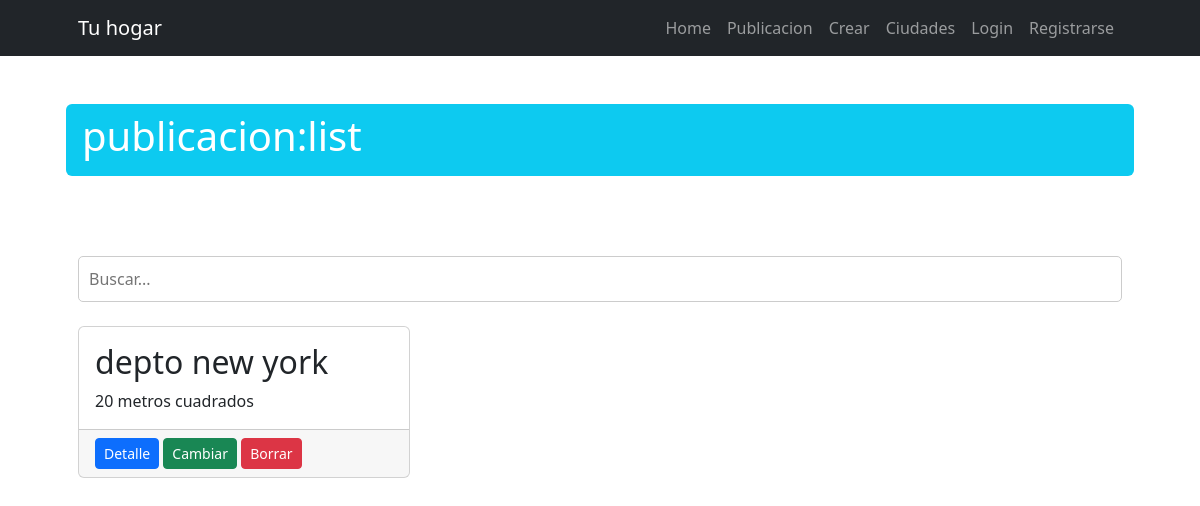
Page /publicacion/list/ on the earlier database version.
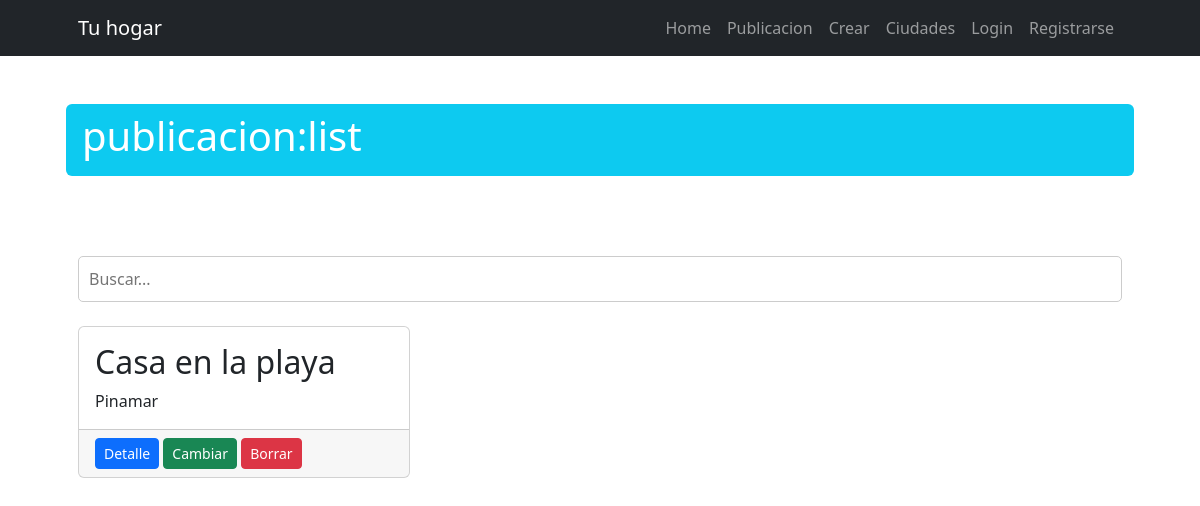
Same page on the later database version.
### publicacion/models.py (models this page shows, shortened)
class Publicacion(models.Model):
    nombre = models.CharField(max_length=200)
    descripcion = models.CharField(max_length=600)
    ciudad = models.ForeignKey(Ciudad, on_delete=models.SET_NULL, null=True, blank=True)
    class Meta:
        verbose_name = "Publicación"
        verbose_name_plural = "Publicaciones"

### publicacion/views.py (the view)
# urls.py: path("list/", views.PublicacionList.as_view(), name="publicacion_list"),
class PublicacionList(ListView):
    model = models.Publicacion
    def get_queryset(self) -> QuerySet:
        if self.request.GET.get("consulta"):
            consulta = self.request.GET.get("consulta")
            object_list = models.Publicacion.objects.filter(nombre__icontains=consulta)
        else:
            object_list = models.Publicacion.objects.all()
        return object_list

### publicacion/templates/publicacion/publicacion_list.html (shortened to what this page needs)
{% extends 'core/base.html' %}
{% block titulo %}
    publicacion:list
{% endblock titulo %}
{% block contenido %}
    <div class="py-lg-4">
        <form action="{% url 'publicacion:publicacion_list' %}" method="get" class="form-busqueda">
            <input type="text" name="consulta" placeholder="Buscar..." class="input-busqueda">
        </form>
    </div>
    <div class="row row-cols-1 row-cols-md-2">
        {% for publicacion in object_list %}
            <div class="col-md-4 mb-5">
                <div class="card h-100">
                    <div class="card-body">
                        <h2 class="card-title">{{ publicacion.nombre }}</h2>
                        <p class="card-text">{{ publicacion.descripcion }}</p>
                    </div>
                    <div class="card-footer">
                        <a class="btn btn-primary btn-sm" href="{% url 'publicacion:publicacion_detail' publicacion.id %}">Detalle</a>
                        <a class="btn btn-success btn-sm" href="{% url 'publicacion:publicacion_update' publicacion.id %}">Cambiar</a>
                        <a class="btn btn-danger  btn-sm" href="{% url 'publicacion:publicacion_delete' publicacion.id %}">Borrar</a>
                    </div>
                </div>
            </div>
        {% endfor %}
    </div>
{% endblock contenido %}

Differences in the rows shown:
removed Publicacion: nombre "depto new york", descripcion "20 metros cuadrados"
added Publicacion: nombre "Casa en la playa", descripcion "Pinamar"
